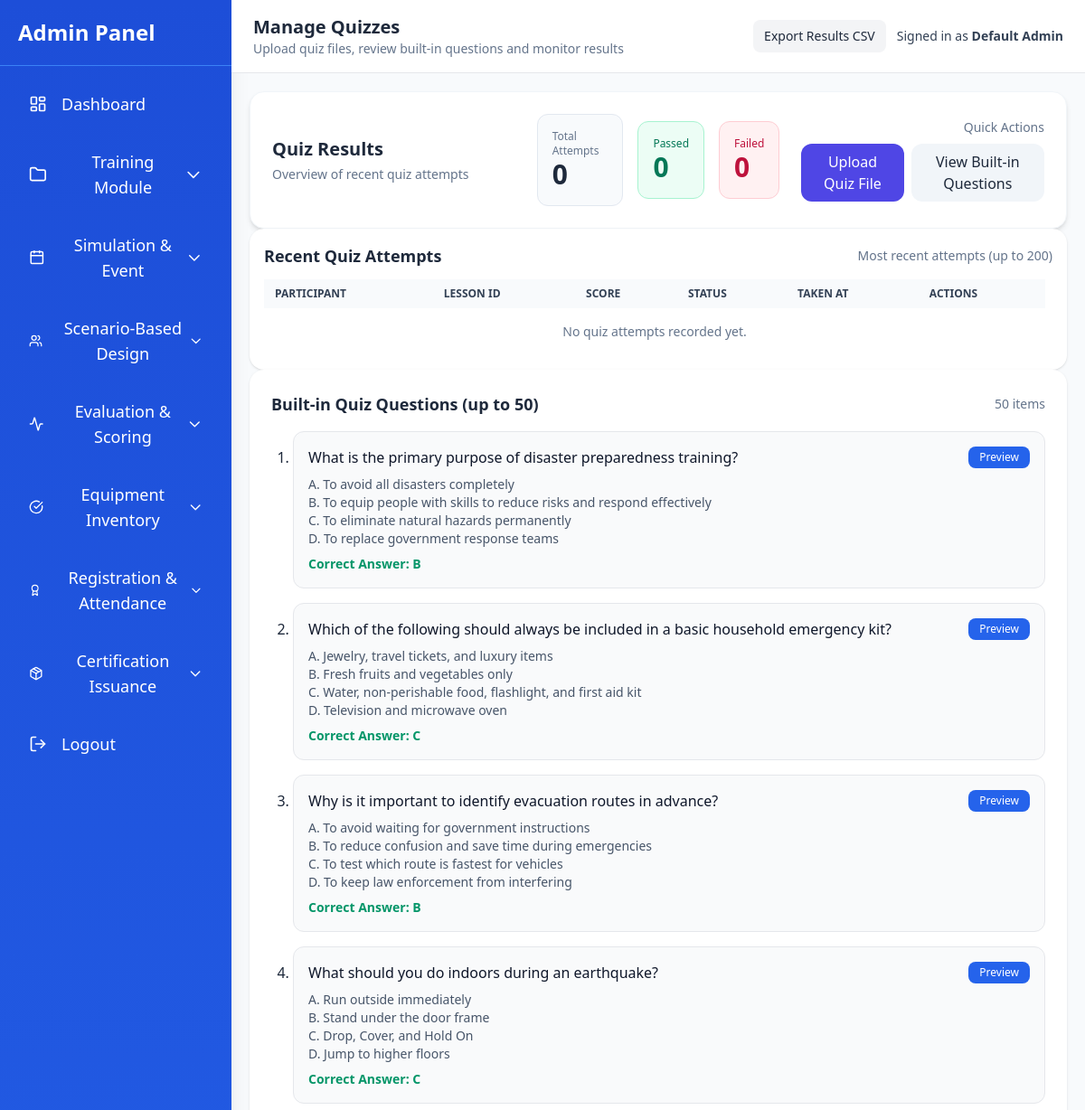
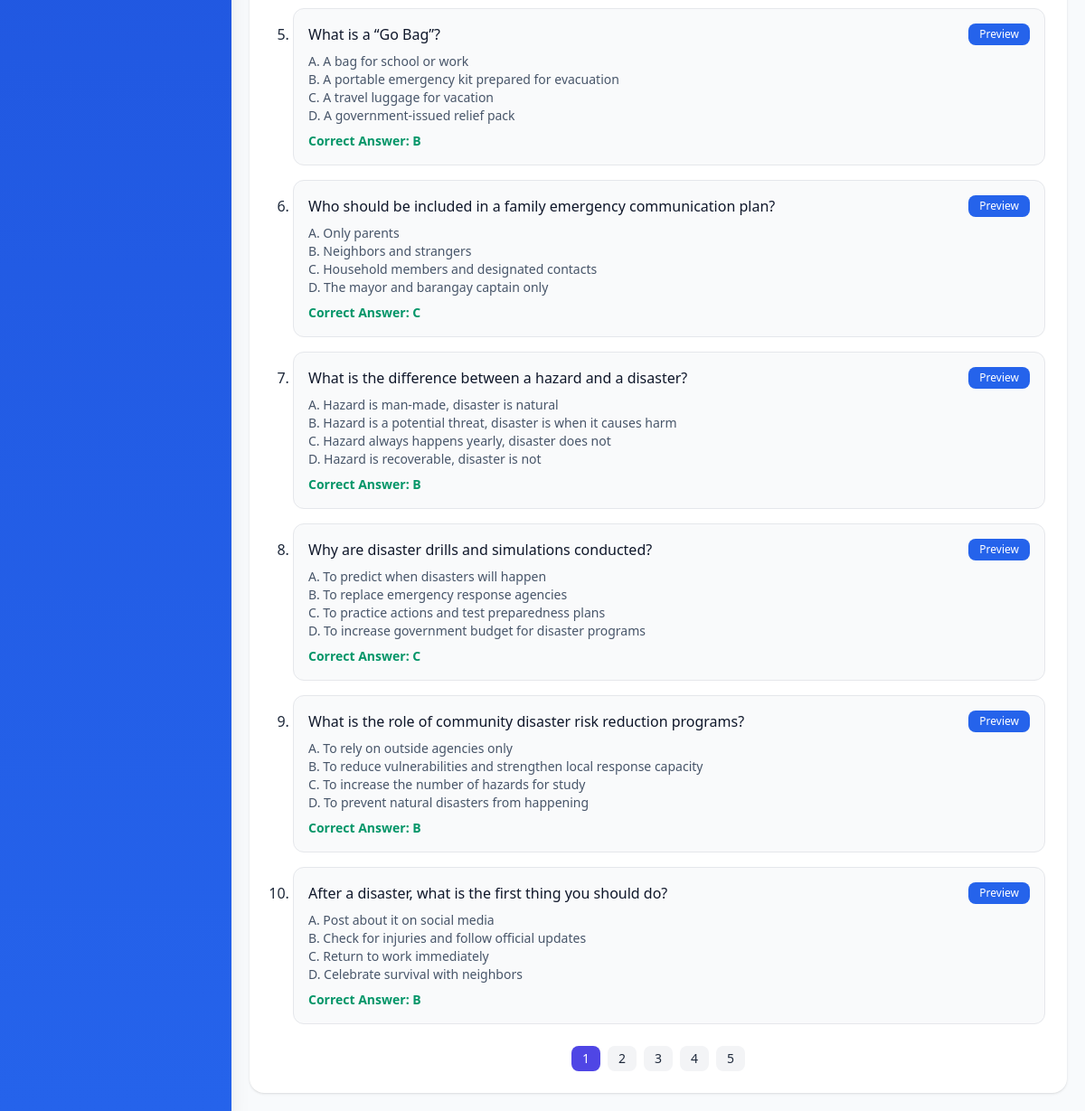
Page /admin/module1/module1.4.php (signed in) on the committed database (2 pictures, top to bottom).
### tables this page shows
CREATE TABLE `quiz_questions` (
  `question_id` int(11) NOT NULL,
  `lesson_id` int(11) DEFAULT NULL,
  `question` text NOT NULL,
  `option_a` varchar(255) NOT NULL,
  `option_b` varchar(255) NOT NULL,
  `option_c` varchar(255) NOT NULL,
  `option_d` varchar(255) NOT NULL,
  `correct_option` enum('A','B','C','D') NOT NULL,
  `quiz_id` int(11) DEFAULT NULL,
  `title` varchar(255) DEFAULT NULL,
  `created_at` datetime DEFAULT current_timestamp()
);

### admin/module1/module1.4.php (the view, shortened to what this page needs)
<?php
$host = "localhost";
$user = "root";
$pass = "";
$db   = "training_management";
$conn = new mysqli($host, $user, $pass, $db);
function esc($s){ return htmlspecialchars((string)$s, ENT_QUOTES, 'UTF-8'); }
function table_exists($conn, $table){
    $t = $conn->real_escape_string($table);
    $r = $conn->query("SHOW TABLES LIKE '{$t}'");
    return ($r && $r->num_rows > 0);
}
function column_exists($conn, $table, $column){
    $t = $conn->real_escape_string($table);
    $c = $conn->real_escape_string($column);
    $r = $conn->query("SHOW COLUMNS FROM `{$t}` LIKE '{$c}'");
    return ($r && $r->num_rows > 0);
}
$all_questions = [];
if (table_exists($conn, 'quiz_questions')) {
    if (column_exists($conn, 'quiz_questions', 'id')) {
        $orderCol = 'id';
    } elseif (column_exists($conn, 'quiz_questions', 'question_id')) {
        $orderCol = 'question_id';
    } else {
        $orderCol = null;
    }
    if ($orderCol) {
        $sql = "SELECT * FROM quiz_questions ORDER BY `{$orderCol}` ASC LIMIT 50";
    } else {
        $sql = "SELECT * FROM quiz_questions LIMIT 50";
    }
    $res_all = $conn->query($sql);
    if ($res_all) {
        while ($row = $res_all->fetch_assoc()) $all_questions[] = $row;
    }
}
$total = $passed = $failed = 0;
$recent_results = [];
function get_question_text($q) {
    if (isset($q['question'])) return $q['question'];
    return '[no question text]';
}
function get_option($q, $label) {
    $keys = [
        "option_{$label}", strtolower($label), strtoupper($label), "opt_{$label}"
    ];
    foreach ($keys as $k) {
        if (isset($q[$k]) && $q[$k] !== null && $q[$k] !== '') return $q[$k];
    }
    return '';
}
$items_per_page = 10;
$total_items = count($all_questions);
$total_pages = ceil($total_items / $items_per_page);
$current_page = isset($_GET['qpage']) ? (int)$_GET['qpage'] : 1;
$start = ($current_page - 1) * $items_per_page;
$questions_page = array_slice($all_questions, $start, $items_per_page);
?>
<!doctype html>
<html lang="en">
<head>
  <script src="https://cdn.tailwindcss.com"></script>
</head>
<body class="font-sans text-slate-800">
<div class="app">
  <?php include '../sidebar.php'; ?>
  <div class="main">
    <header class="bg-white border-b px-6 py-4 flex items-center justify-between">
      <div>
        <h1 class="text-xl font-semibold">Manage Quizzes</h1>
        <div class="text-sm text-slate-500">Upload quiz files, review built-in questions and monitor results</div>
      </div>
      <div class="flex items-center gap-3">
        <a href="?export=results_csv" class="px-3 py-2 bg-gray-100 rounded-lg text-sm">Export Results CSV</a>
        <div class="text-sm text-slate-700">Signed in as <strong><?= esc($_SESSION['username'] ?? 'Admin') ?></strong></div>
      </div>
    </header>
    <main class="main-scroll">
<div class="space-y-8">
  <section class="bg-white p-6 rounded-2xl shadow-md border border-slate-100 grid grid-cols-1 md:grid-cols-3 gap-6 items-center">
    <div class="space-y-1">
      <h2 class="text-xl font-semibold text-slate-800">Quiz Results</h2>
      <p class="text-sm text-slate-500">Overview of recent quiz attempts</p>
    </div>
    <div class="flex items-center justify-between md:justify-start gap-4">
      <div class="p-4 bg-slate-50 rounded-xl border border-slate-200 w-full md:w-auto">
        <div class="text-xs text-slate-500">Total Attempts</div>
        <div class="text-3xl font-bold text-slate-800"><?= (int)$total ?></div>
      </div>
      <div class="p-4 bg-emerald-50 rounded-xl border border-emerald-200 w-full md:w-auto">
        <div class="text-xs text-emerald-700">Passed</div>
        <div class="text-3xl font-bold text-emerald-700"><?= (int)$passed ?></div>
      </div>
      <div class="p-4 bg-rose-50 rounded-xl border border-rose-200 w-full md:w-auto">
        <div class="text-xs text-rose-700">Failed</div>
        <div class="text-3xl font-bold text-rose-700"><?= (int)$failed ?></div>
      </div>
    </div>
    <div class="text-right md:block space-y-2">
      <div class="text-sm text-slate-500">Quick Actions</div>
      <div class="flex justify-end gap-2">
        <button onclick="openUploadModal()"
                class="px-4 py-2 rounded-xl bg-indigo-600 text-white hover:bg-indigo-700 transition">
          Upload Quiz File
        </button>
        <button onclick="document.getElementById('questionsList').scrollIntoView({behavior:'smooth'})"
                class="px-4 py-2 rounded-xl bg-slate-100 hover:bg-slate-200 transition">
          View Built-in Questions
        </button>
      </div>
    </div>
  </section>
</div>
        <section class="bg-white p-4 rounded-2xl shadow">
          <div class="flex items-center justify-between mb-3">
            <h3 class="text-lg font-semibold">Recent Quiz Attempts</h3>
            <div class="text-sm text-slate-500">Most recent attempts (up to 200)</div>
          </div>
          <div class="overflow-auto card-scroll">
            <table class="min-w-full text-sm">
              <thead class="bg-slate-50 text-slate-700 text-xs uppercase">
                <tr>
                  <th class="px-3 py-2 text-left">Participant</th>
                  <th class="px-3 py-2 text-left">Lesson ID</th>
                  <th class="px-3 py-2 text-left">Score</th>
                  <th class="px-3 py-2 text-left">Status</th>
                  <th class="px-3 py-2 text-left">Taken At</th>
                  <th class="px-3 py-2 text-left">Actions</th>
                </tr>
              </thead>
              <tbody>
                <?php if (count($recent_results) > 0): foreach ($recent_results as $r): ?>
                  <tr class="border-b hover:bg-gray-50">
                    <td class="px-3 py-2 font-medium"><?= esc($r['participant_name'] ?? 'Unknown') ?></td>
                    <td class="px-3 py-2"><?= esc($r['lesson_id'] ?? '-') ?></td>
                    <td class="px-3 py-2"><?= esc($r['score'] ?? '-') ?> / <?= esc($r['total_questions'] ?? '-') ?></td>
                    <td class="px-3 py-2 <?= (strtolower($r['status'] ?? '') === 'passed') ? 'text-emerald-600 font-semibold' : 'text-rose-600 font-semibold' ?>"><?= esc($r['status'] ?? '-') ?></td>
                    <td class="px-3 py-2"><?= esc($r['taken_at'] ?? '-') ?></td>
                    <td class="px-3 py-2">
                      <div class="flex gap-2">
                        <button class="px-2 py-1 bg-slate-100 rounded view-result-btn" data-id="<?= (int)($r['id'] ?? 0) ?>">View</button>
                        <a href="mailto:?subject=Quiz%20Result&body=See%20result%20for%20<?= rawurlencode($r['participant_name'] ?? '') ?>" class="px-2 py-1 bg-gray-100 rounded">Email</a>
                      </div>
                    </td>
                  </tr>
                <?php endforeach; else: ?>
                  <tr><td colspan="6" class="p-4 text-center text-slate-500">No quiz attempts recorded yet.</td></tr>
                <?php endif; ?>
              </tbody>
            </table>
          </div>
        </section>
        <section id="questionsList" class="bg-white p-6 rounded-2xl shadow">
          <div class="flex items-center justify-between mb-4">
            <h3 class="text-lg font-semibold">Built-in Quiz Questions (up to 50)</h3>
            <div class="text-sm text-slate-500"><?= count($all_questions) ?> items</div>
          </div>
          <?php if (count($all_questions) > 0): ?>
            <ol class="space-y-4 list-decimal pl-6">
<?php foreach ($questions_page as $q): ?>
    <?php
      $qText = get_question_text($q);
      $a = get_option($q,'a');
      $b = get_option($q,'b');
      $c = get_option($q,'c');
      $d = get_option($q,'d');
      $correct = $q['correct_option'] ?? ($q['answer'] ?? '');
    ?>
    <li class="p-4 border rounded-xl bg-gray-50">
      <div class="flex items-start justify-between gap-4">
        <div>
          <p class="font-medium text-slate-900"><?= esc($qText) ?></p>
          <ul class="mt-2 text-sm text-slate-600">
            <?php if ($a): ?><li>A. <?= esc($a) ?></li><?php endif; ?>
            <?php if ($b): ?><li>B. <?= esc($b) ?></li><?php endif; ?>
            <?php if ($c): ?><li>C. <?= esc($c) ?></li><?php endif; ?>
            <?php if ($d): ?><li>D. <?= esc($d) ?></li><?php endif; ?>
          </ul>
          <p class="mt-2 text-sm text-emerald-600 font-semibold">Correct Answer: <?= esc($correct) ?></p>
        </div>
        <button
            class="px-3 py-1 bg-blue-600 text-white text-xs rounded-lg hover:bg-blue-700 transition view-question-btn"
            data-qid="<?= $q['question_id'] ?>"
            data-text="<?= esc($qText) ?>"
            data-a="<?= esc($a) ?>"
            data-b="<?= esc($b) ?>"
            data-c="<?= esc($c) ?>"
            data-d="<?= esc($d) ?>"
            data-correct="<?= esc($correct) ?>"
        >
          Preview
        </button>
      </div>
    </li>
<?php endforeach; ?>
</ol>
            <?php if ($total_pages > 1): ?>
              <div class="mt-6 flex justify-center items-center gap-2 text-sm">
                <?php for ($p = 1; $p <= $total_pages; $p++): ?>
                  <?php if ($p === $current_page): ?>
                    <span class="px-3 py-1 bg-indigo-600 text-white rounded-lg"><?= $p ?></span>
                  <?php else: ?>
                    <a href="?qpage=<?= $p ?>" class="px-3 py-1 bg-gray-100 rounded-lg hover:bg-gray-200"><?= $p ?></a>
                  <?php endif; ?>
                <?php endfor; ?>
              </div>
            <?php endif; ?>
          <?php else: ?>
            <p class="text-slate-500">No built-in questions found. Add questions in the builder or import one.</p>
          <?php endif; ?>
        </section>
      </div>
  </div>
</body>
</html>

### admin/module1/module1.4.php (style rules this page uses)
html,body { height:100% }
.app { display:flex;height:100vh;overflow:hidden;background:#f8fafc }
.main { flex:1;display:flex;flex-direction:column;min-width:0 }
.main-scroll { flex:1;overflow:auto;padding:1.25rem }
.card-scroll { max-height:48vh;overflow:auto;padding-right:8px }

### rows in the picture
quiz_questions: question "What is the primary purpose of disaster preparedness training?", option_a "To avoid all disasters completely", option_b "To equip people with skills to reduce risks and respond effectively", option_c "To eliminate natural hazards permanently", option_d "To replace government response teams", correct_option "B"
quiz_questions: question "Which of the following should always be included in a basic household emergency kit?", option_a "Jewelry, travel tickets, and luxury items", option_b "Fresh fruits and vegetables only", option_c "Water, non-perishable food, flashlight, and first aid kit", option_d "Television and microwave oven", correct_option "C"
quiz_questions: question "Why is it important to identify evacuation routes in advance?", option_a "To avoid waiting for government instructions", option_b "To reduce confusion and save time during emergencies", option_c "To test which route is fastest for vehicles", option_d "To keep law enforcement from interfering", correct_option "B"
quiz_questions: question "What should you do indoors during an earthquake?", option_a "Run outside immediately", option_b "Stand under the door frame", option_c "Drop, Cover, and Hold On", option_d "Jump to higher floors", correct_option "C"
quiz_questions: question "What is a “Go Bag”?", option_a "A bag for school or work", option_b "A portable emergency kit prepared for evacuation", option_c "A travel luggage for vacation", option_d "A government-issued relief pack", correct_option "B"
quiz_questions: question "Who should be included in a family emergency communication plan?", option_a "Only parents", option_b "Neighbors and strangers", option_c "Household members and designated contacts", option_d "The mayor and barangay captain only", correct_option "C"
quiz_questions: question "What is the difference between a hazard and a disaster?", option_a "Hazard is man-made, disaster is natural", option_b "Hazard is a potential threat, disaster is when it causes harm", option_c "Hazard always happens yearly, disaster does not", option_d "Hazard is recoverable, disaster is not", correct_option "B"
quiz_questions: question "Why are disaster drills and simulations conducted?", option_a "To predict when disasters will happen", option_b "To replace emergency response agencies", option_c "To practice actions and test preparedness plans", option_d "To increase government budget for disaster programs", correct_option "C"
quiz_questions: question "What is the role of community disaster risk reduction programs?", option_a "To rely on outside agencies only", option_b "To reduce vulnerabilities and strengthen local response capacity", option_c "To increase the number of hazards for study", option_d "To prevent natural disasters from happening", correct_option "B"
quiz_questions: question "After a disaster, what is the first thing you should do?", option_a "Post about it on social media", option_b "Check for injuries and follow official updates", option_c "Return to work immediately", option_d "Celebrate survival with neighbors", correct_option "B"

### other values in the picture
$_SESSION['username'] "Default Admin"
$total "0"
$passed "0"
$failed "0"
count($all_questions) "50"
